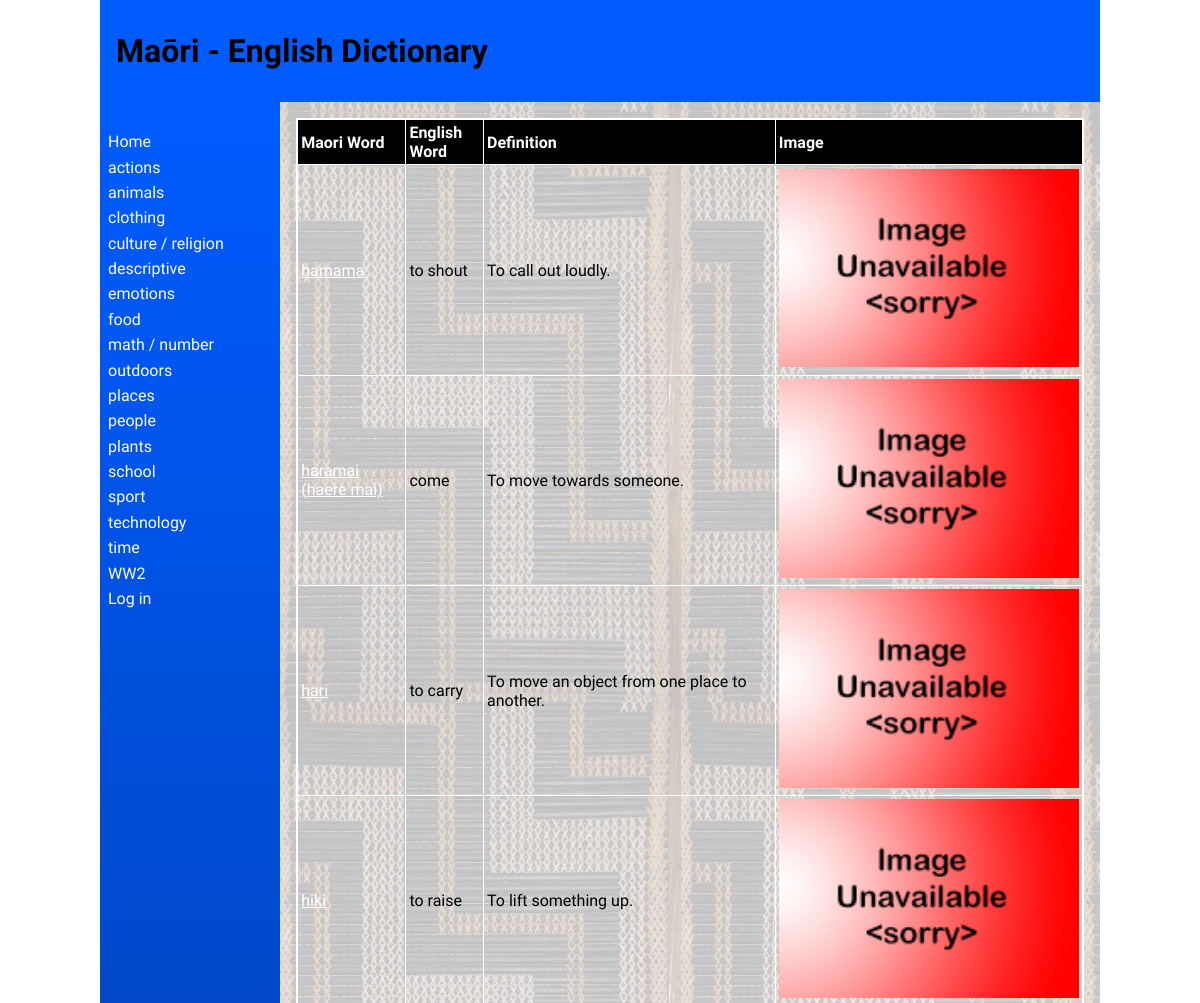
Page /categories/1 (upper part) on the earlier database version.
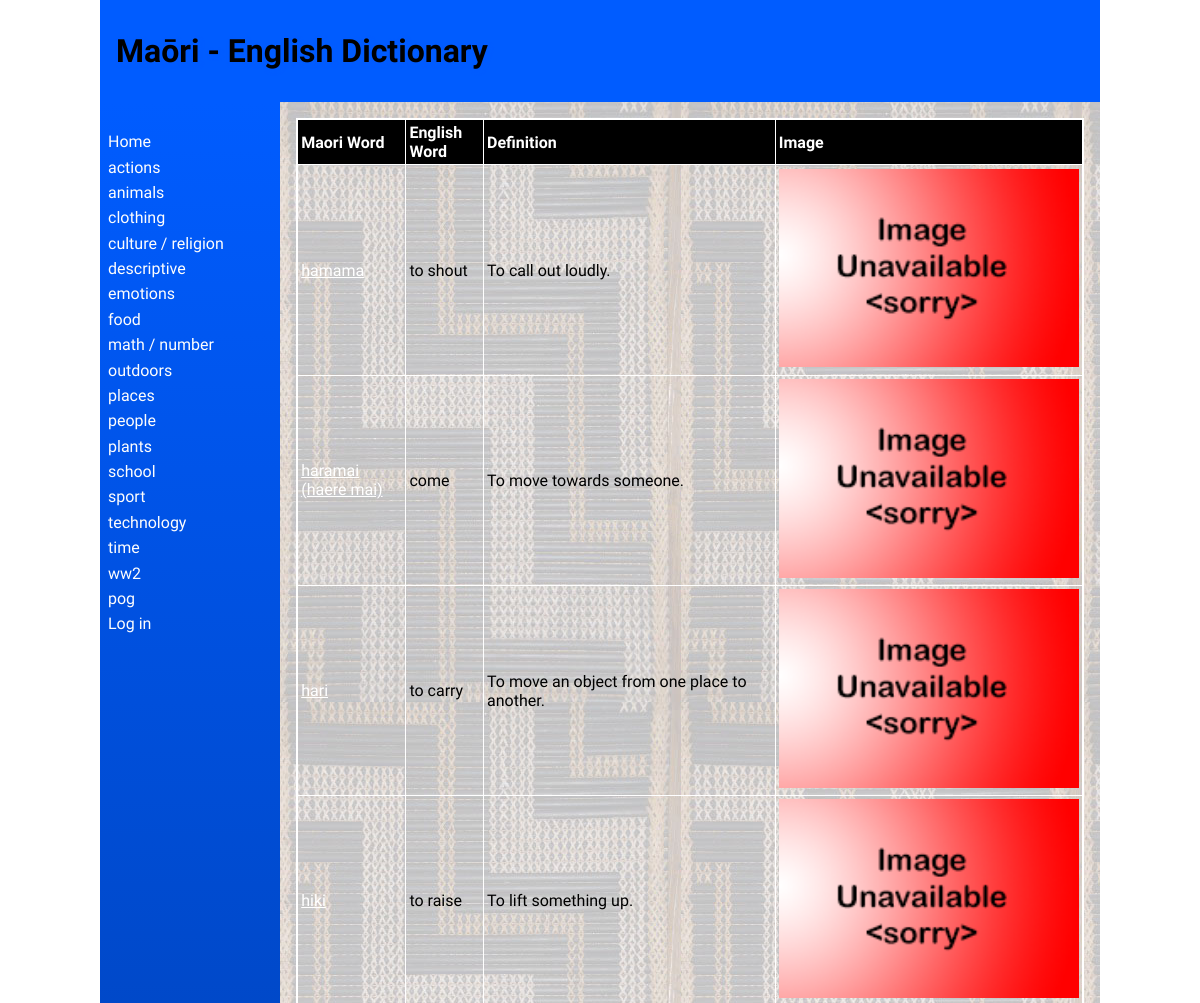
Same page on the later database version.
### tables this page shows
CREATE TABLE "category"
(
	id INTEGER
		constraint category_pk
			primary key autoincrement,
	category_name varchar(69) not null
);

CREATE TABLE "words"
(
	maori varchar(69),
	english varchar(69),
	category integer,
	definition varchar(100),
	levels integer,
	images varchar(69)
, id integer);

### app.py (the view)
@app.route('/categories/<cat_id>')
def render_categorypage(cat_id):
    con = create_connection(DB_NAME)
    query = "SELECT id, maori, english, definition, levels, images FROM words WHERE category=?" \
            "ORDER BY maori ASC"
    cur = con.cursor()
    cur.execute(query, (int(cat_id),))
    definition = cur.fetchall()
    print(definition)
    con.close()
    return render_template('words.html', definitions=definition, logged_in=is_logged_in(),
                           categories=fetch_categories())

### app.py (called while the page is built)
def create_connection(db_file):
    try:
        connection = sqlite3.connect(db_file)
        return connection
    except Error as e:
        print(e)
    return None

def fetch_categories():
    con = create_connection(DB_NAME)
    query = "SELECT id, category_name FROM category"
    cur = con.cursor()
    cur.execute(query)
    categories = cur.fetchall()
    con.close()
    return categories

def is_logged_in():
    if session.get("email") is None:
        print("you are not logged in")
        return False
    else:
        print("you are logged in")
        return True

### templates/words.html (shortened to what this page needs)
{% extends 'base.html' %}
{% block heading %}Maōri - English Dictionary{% endblock %}
{% block main %}
    <table>
        <tr>
            <th>Maori Word</th>
            <th>English Word</th>
            <th>Definition</th>
            <th>Image</th>
        </tr>
        {% for definition in definitions %}
            <tr>
                <td><a href="/word/{{ definition[0] }}/{{ definition[1] }}">{{ definition[1] }}</td>
                <td>{{ definition[2] }}</td>
                <td>{{ definition[3] }}</td>
                <td>
                    <object data="/static/images/{{ definition[2] }}.jpg" type="image/jpg">
                        <img src="/static/images/noimage.jpg"
                             alt="">
                    </object>
            </tr>
        {% endfor %}
    </table>
{% endblock %}

### templates/base.html (shortened to what this page needs)
<!doctype html>
<html lang="en">
<head>
   <link href="{{ url_for('static', filename='css/style.css') }}" rel="stylesheet">
</head>
<body>
   <div id="container">
      <header>
         <h1>{% block heading %}{% endblock %}</h1>
      </header>
      <nav>
         <ul>
                <li><a href="\">Home</a></li>
                {% for category in categories %}
                <li><a href="/categories/{{ category[0] }}">{{category[1]}}</a></li>
                {% endfor %}
         <li>
             {% if logged_in %}<a href="/logout">Log out</a>{% else %}
             <a href="/login">Log in</a></li>{% endif %}
         </ul>
      </nav>
      <main>
            {% block main%}{% endblock %}
      </main>
   </div>
</body>
</html>

### static/css/style.css (style rules this page uses)
* { font-family: Comfortaa, sans-serif; margin: 0; padding: 0; box-sizing: border-box; }
#container { display: grid; grid-template-columns: 75px auto; grid-template-areas: 'nav header' 'main main' 'footer footer'; }
header { grid-area: header; background-color: #005cff; padding: 1rem; }
nav { grid-area: nav; }
main { grid-area: main; padding: 1rem; background-color: #005cff; }
h1, h2, h3, h4 { padding: 1rem 0; font-family: 'Suez One', serif; color: #000000; text-shadow: 2px 2px 4px #005cff; }
a { color: #ffffff; }
object { width: 500px; }
object>img { width: 300px; }
table { width: 100%; border: 2px solid #ffffff; border-collapse: collapse; }
th, td { border: 1px solid #ffffff; padding: 0.2rem; text-align: left; }
th { background-color: #000000; color: #ffffff; }
@media only screen and (min-width: 768px) { #container { grid-template-columns: 180px auto; grid-template-areas: 'header header' 'nav main' 'footer footer'; } }
@media only screen and (min-width: 768px) { nav { background: linear-gradient(180deg, rgb(0, 92, 255) 0%, rgb(0, 0, 0) 50%, rgb(0, 144, 255) 100%); padding: 0.5rem; } }
@media only screen and (min-width: 768px) { nav ul { list-style: none; } }
@media only screen and (min-width: 768px) { nav li { padding: 0.2rem 0; } }
@media only screen and (min-width: 768px) { nav a { color: #fdfdfd; text-decoration: none; } }
@media only screen and (min-width: 768px) { main { background-image: url('static/images/poutama.jpg'); } }
@media only screen and (min-width: 1000px) { #container { width: 1000px; margin: auto; } }

Differences in the rows shown:
changed category (number 17 of 18 on the later page): category_name "WW2" → "ww2"
added category: category_name "pog"
